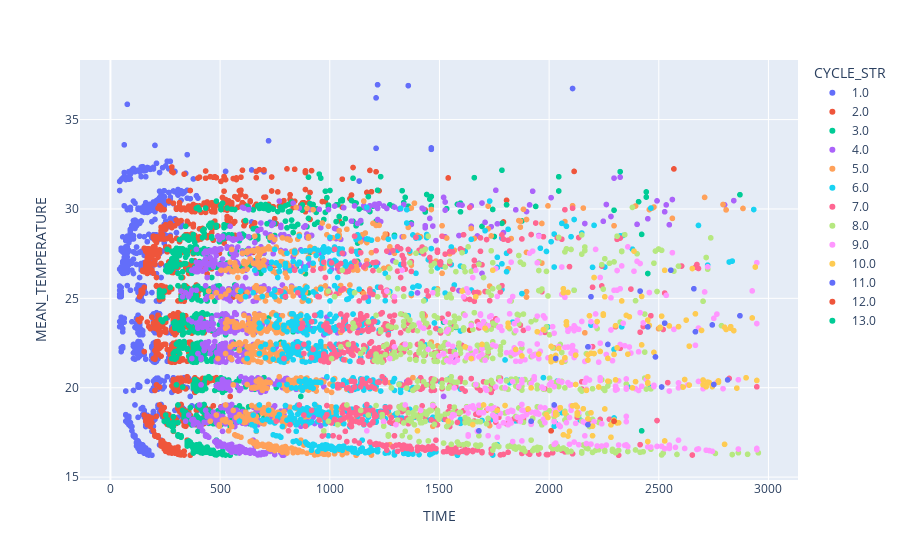

Write notebook code for a chart like this one.
### Markdown cell above
# Visualize data before renumbering

### Code cell
px.scatter(peaks_row_1, x="TIME", y="MEAN_TEMPERATURE", color="CYCLE_STR")

### Figure 1 — Plotly figure (JSON) as saved in the notebook; plotly's stock layout.template omitted (floating-point values rounded to 4 significant figures; data arrays with more than 128 entries replaced by an {"elided": "..."} marker saying what was removed)
{"data": [{"hovertemplate": "CYCLE_STR=1.0<br>TIME=%{x}<br>MEAN_TEMPERATURE=%{y}<extra></extra>", "legendgroup": "1.0", "marker": {"color": "#636efa", "symbol": "circle"}, "mode": "markers", "name": "1.0", "showlegend": true, "type": "scattergl", "x": {"elided": "1091 int values"}, "xaxis": "x", "y": {"elided": "1091 float values"}, "yaxis": "y"}, {"hovertemplate": "CYCLE_STR=2.0<br>TIME=%{x}<br>MEAN_TEMPERATURE=%{y}<extra></extra>", "legendgroup": "2.0", "marker": {"color": "#EF553B", "symbol": "circle"}, "mode": "markers", "name": "2.0", "showlegend": true, "type": "scattergl", "x": {"elided": "1033 int values"}, "xaxis": "x", "y": {"elided": "1033 float values"}, "yaxis": "y"}, {"hovertemplate": "CYCLE_STR=3.0<br>TIME=%{x}<br>MEAN_TEMPERATURE=%{y}<extra></extra>", "legendgroup": "3.0", "marker": {"color": "#00cc96", "symbol": "circle"}, "mode": "markers", "name": "3.0", "showlegend": true, "type": "scattergl", "x": {"elided": "944 int values"}, "xaxis": "x", "y": {"elided": "944 float values"}, "yaxis": "y"}, {"hovertemplate": "CYCLE_STR=4.0<br>TIME=%{x}<br>MEAN_TEMPERATURE=%{y}<extra></extra>", "legendgroup": "4.0", "marker": {"color": "#ab63fa", "symbol": "circle"}, "mode": "markers", "name": "4.0", "showlegend": true, "type": "scattergl", "x": {"elided": "864 int values"}, "xaxis": "x", "y": {"elided": "864 float values"}, "yaxis": "y"}, {"hovertemplate": "CYCLE_STR=5.0<br>TIME=%{x}<br>MEAN_TEMPERATURE=%{y}<extra></extra>", "legendgroup": "5.0", "marker": {"color": "#FFA15A", "symbol": "circle"}, "mode": "markers", "name": "5.0", "showlegend": true, "type": "scattergl", "x": {"elided": "777 int values"}, "xaxis": "x", "y": {"elided": "777 float values"}, "yaxis": "y"}, {"hovertemplate": "CYCLE_STR=6.0<br>TIME=%{x}<br>MEAN_TEMPERATURE=%{y}<extra></extra>", "legendgroup": "6.0", "marker": {"color": "#19d3f3", "symbol": "circle"}, "mode": "markers", "name": "6.0", "showlegend": true, "type": "scattergl", "x": {"elided": "702 int values"}, "xaxis": "x", "y": {"elided": "702 float values"}, "yaxis": "y"}, {"hovertemplate": "CYCLE_STR=7.0<br>TIME=%{x}<br>MEAN_TEMPERATURE=%{y}<extra></extra>", "legendgroup": "7.0", "marker": {"color": "#FF6692", "symbol": "circle"}, "mode": "markers", "name": "7.0", "showlegend": true, "type": "scattergl", "x": {"elided": "617 int values"}, "xaxis": "x", "y": {"elided": "617 float values"}, "yaxis": "y"}, {"hovertemplate": "CYCLE_STR=8.0<br>TIME=%{x}<br>MEAN_TEMPERATURE=%{y}<extra></extra>", "legendgroup": "8.0", "marker": {"color": "#B6E880", "symbol": "circle"}, "mode": "markers", "name": "8.0", "showlegend": true, "type": "scattergl", "x": {"elided": "512 int values"}, "xaxis": "x", "y": {"elided": "512 float values"}, "yaxis": "y"}, {"hovertemplate": "CYCLE_STR=9.0<br>TIME=%{x}<br>MEAN_TEMPERATURE=%{y}<extra></extra>", "legendgroup": "9.0", "marker": {"color": "#FF97FF", "symbol": "circle"}, "mode": "markers", "name": "9.0", "showlegend": true, "type": "scattergl", "x": {"elided": "332 int values"}, "xaxis": "x", "y": {"elided": "332 float values"}, "yaxis": "y"}, {"hovertemplate": "CYCLE_STR=10.0<br>TIME=%{x}<br>MEAN_TEMPERATURE=%{y}<extra></extra>", "legendgroup": "10.0", "marker": {"color": "#FECB52", "symbol": "circle"}, "mode": "markers", "name": "10.0", "showlegend": true, "type": "scattergl", "x": {"elided": "132 int values"}, "xaxis": "x", "y": {"elided": "132 float values"}, "yaxis": "y"}, {"hovertemplate": "CYCLE_STR=11.0<br>TIME=%{x}<br>MEAN_TEMPERATURE=%{y}<extra></extra>", "legendgroup": "11.0", "marker": {"color": "#636efa", "symbol": "circle"}, "mode": "markers", "name": "11.0", "showlegend": true, "type": "scattergl", "x": [1680, 2177, 1918, 2023, 2513, 2751, 2814, 2030, 2268, 2177, 2485, 2527, 2667, 2744, 2450, 2870, 2415, 2660, 2191, 2555], "xaxis": "x", "y": [17.59, 17.93, 18.13, 19.03, 20.04, 20.18, 20.44, 21.63, 22.42, 22.29, 21.72, 23.61, 23.13, 23.51, 23.4, 24.03, 25.4, 25.54, 25.09, 26.57], "yaxis": "y"}, {"hovertemplate": "CYCLE_STR=12.0<br>TIME=%{x}<br>MEAN_TEMPERATURE=%{y}<extra></extra>", "legendgroup": "12.0", "marker": {"color": "#EF553B", "symbol": "circle"}, "mode": "markers", "name": "12.0", "showlegend": true, "type": "scattergl", "x": [2009, 2296], "xaxis": "x", "y": [17.59, 18.13], "yaxis": "y"}, {"hovertemplate": "CYCLE_STR=13.0<br>TIME=%{x}<br>MEAN_TEMPERATURE=%{y}<extra></extra>", "legendgroup": "13.0", "marker": {"color": "#00cc96", "symbol": "circle"}, "mode": "markers", "name": "13.0", "showlegend": true, "type": "scattergl", "x": [2422], "xaxis": "x", "y": [17.59], "yaxis": "y"}], "layout": {"legend": {"title": {"text": "CYCLE_STR"}, "tracegroupgap": 0}, "margin": {"t": 60}, "xaxis": {"anchor": "y", "domain": [0, 1], "title": {"text": "TIME"}}, "yaxis": {"anchor": "x", "domain": [0, 1], "title": {"text": "MEAN_TEMPERATURE"}}}}
